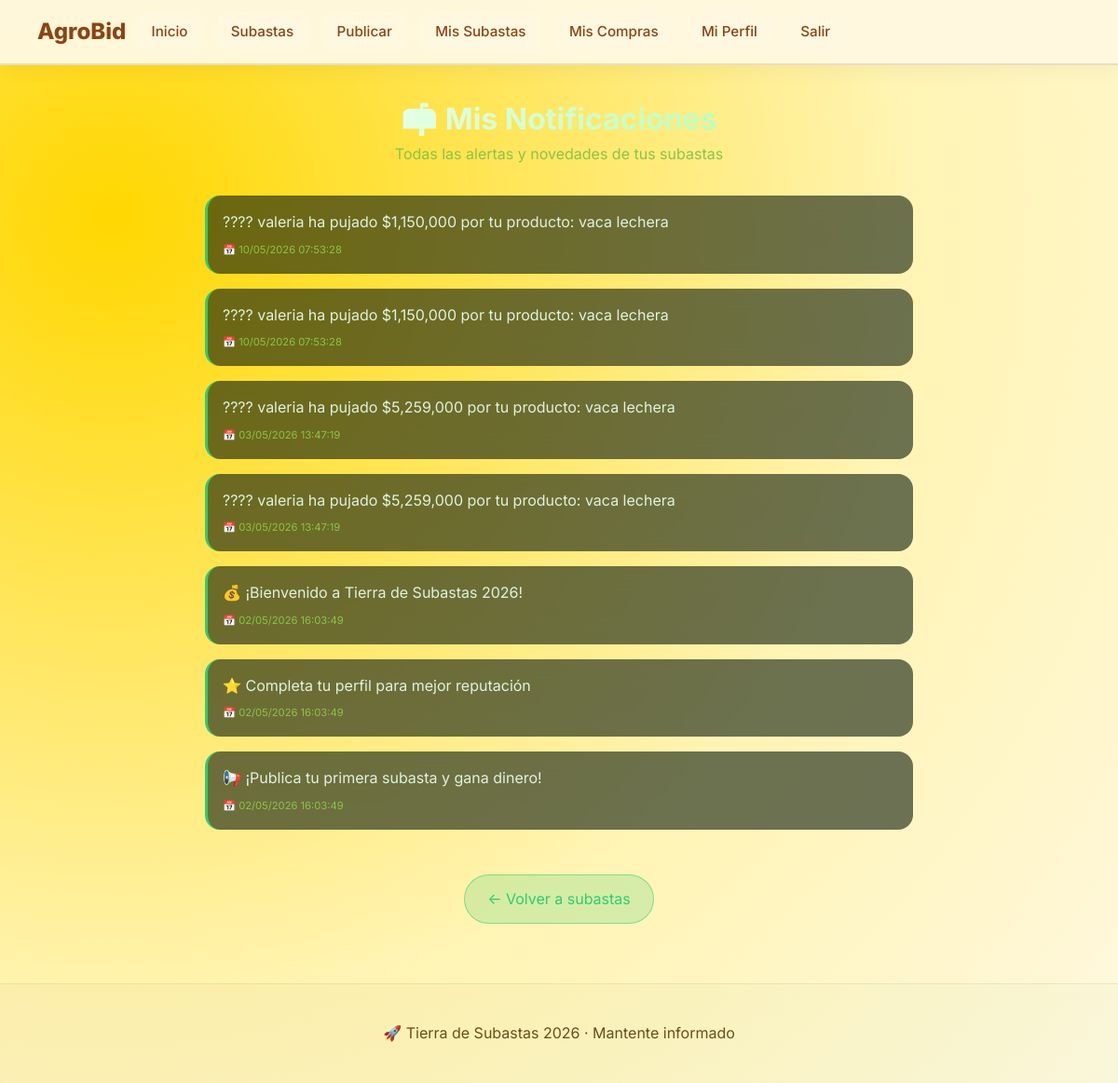
The page /Tierra-subastas/ver_notificaciones.php (signed in) on the database its author committed.
### tables this page shows
CREATE TABLE `notificaciones` (
  `id` int(11) NOT NULL,
  `usuario_id` int(11) NOT NULL,
  `subasta_id` int(11) DEFAULT NULL,
  `mensaje` text NOT NULL,
  `tipo` varchar(20) DEFAULT 'puja',
  `leido` tinyint(1) DEFAULT 0,
  `fecha` datetime DEFAULT current_timestamp()
);

### Tierra-subastas/ver_notificaciones.php (the view, shortened to what this page needs)
<?php
include("includes/conexion.php");
$user_id = $_SESSION['user_id'];
mysqli_query($conexion, "UPDATE notificaciones SET leido = 1 WHERE usuario_id = $user_id");
$sql = "SELECT * FROM notificaciones WHERE usuario_id = $user_id ORDER BY fecha DESC";
$resultado = mysqli_query($conexion, $sql);
$total_notif = mysqli_num_rows($resultado);
?>
<!DOCTYPE html>
<html lang="es">
<head>
    <link rel="stylesheet" href="css/estilos.css">
</head>
<body>
<header class="header">
 <nav class="menu">
    <div class="logo"> AgroBid</div>
    <a href="index.php">Inicio</a>
    <a href="subastas.php">Subastas</a>
    <a href="publicar.php">Publicar</a>
    <a href="mis_subastas.php">Mis Subastas</a>
    <a href="mis_compras.php">Mis Compras</a>
    <a href="perfil.php">Mi Perfil</a>
    <a href="logout.php">Salir</a>
</nav>
</header>
<div class="notif-container">
    <div class="notif-header">
        <h2>📬 Mis Notificaciones</h2>
        <p>Todas las alertas y novedades de tus subastas</p>
    </div>
    <?php if($total_notif > 0): ?>
        <?php while($notif = mysqli_fetch_assoc($resultado)): ?>
            <div class="notif-card">
                <div class="notif-mensaje">
                    <?php echo htmlspecialchars($notif['mensaje']); ?>
                </div>
                <div class="notif-fecha">
                    📅 <?php echo date('d/m/Y H:i:s', strtotime($notif['fecha'])); ?>
                </div>
            </div>
        <?php endwhile; ?>
        <div style="text-align: center;">
            <a href="subastas.php" class="btn-volver">← Volver a subastas</a>
        </div>
    <?php endif; ?>
</div>
<footer class="footer">
    <p>🚀 Tierra de Subastas 2026 · Mantente informado</p>
</footer>
</body>
</html>

### Tierra-subastas/css/estilos.css (style rules this page uses)
:root { --maiz: #ffd700; --maiz-oscuro: #e6c200; --maiz-claro: #fff4b3; --maiz-suave: #fff8e0; --esperanza: #32cd32; --esperanza-oscuro: #28a828; --calabaza: #ff8c00; --calabaza-oscuro: #e67e00; --cielo: #1e90ff; --cielo-oscuro: #187bdf; --tomate: #ff4500; --tomate-oscuro: #e63e00; --chocolate: #8b4513; --chocolate-claro: #a0522d; --chocolate-oscuro: #5a2d0c; --dark: #5a3d0c; --darker: #3d2908; --gray-bg: #f5e6b8; --gray-card: #fff8e8; --text-light: #3d2908; --text-gray: #6b4c1a; --border-radius: 20px; --border-radius-sm: 14px; --transition: all 0.4s cubic-bezier(0.2, 0.9, 0.4, 1.1); --shadow: 0 20px 40px -12px rgba(0, 0, 0, 0.15); --shadow-sm: 0 4px 12px rgba(0, 0, 0, 0.08); --shadow-hover: 0 30px 50px -15px rgba(0, 0, 0, 0.2); --shadow-glow: 0 0 20px rgba(50, 205, 50, 0.3); }
* { margin: 0; padding: 0; box-sizing: border-box; }
body { font-family: 'Inter', -apple-system, BlinkMacSystemFont, 'Segoe UI', sans-serif; background: radial-gradient(circle at 10% 20%, var(--maiz) 0%, var(--maiz-claro) 60%, var(--maiz-suave) 100%); color: var(--text-light); line-height: 1.6; min-height: 100vh; }
.header { background: rgba(255, 248, 224, 0.96); backdrop-filter: blur(16px); border-bottom: 2px solid rgba(139, 69, 19, 0.15); padding: 0.75rem 2.5rem; display: flex; justify-content: space-between; align-items: center; flex-wrap: wrap; gap: 1rem; position: sticky; top: 0; z-index: 1000; box-shadow: 0 4px 25px rgba(0, 0, 0, 0.05); }
.logo { display: flex; align-items: center; gap: 1rem; font-size: 1.5rem; font-weight: 800; color: var(--chocolate); text-decoration: none; }
.menu { display: flex; gap: 0.5rem; flex-wrap: wrap; }
.menu a { color: var(--chocolate); text-decoration: none; font-weight: 500; padding: 0.6rem 1.2rem; border-radius: 40px; transition: var(--transition); font-size: 0.95rem; position: relative; backdrop-filter: blur(4px); }
.footer { text-align: center; padding: 2.5rem; border-top: 1px solid rgba(139, 69, 19, 0.1); margin-top: 4rem; color: var(--text-gray); background: linear-gradient(135deg, rgba(139, 69, 19, 0.03), rgba(50, 205, 50, 0.03)); }

### Tierra-subastas/ver_notificaciones.php (style rules this page uses)
.notif-container { max-width: 800px; margin: 2rem auto; padding: 0 20px; position: relative; z-index: 2; }
.notif-header { text-align: center; margin-bottom: 2rem; }
.notif-header h2 { font-size: 2rem; background: linear-gradient(135deg, #ffffff, #a3ffa3); -webkit-background-clip: text; background-clip: text; color: transparent; }
.notif-header p { color: #8bc34a; }
.notif-card { background: rgba(10, 25, 10, 0.6); backdrop-filter: blur(15px); border-radius: 16px; padding: 1rem; margin-bottom: 1rem; border-left: 3px solid #2ecc71; transition: all 0.3s; }
.notif-mensaje { font-size: 1rem; color: #e0f2e0; }
.notif-fecha { font-size: 0.7rem; color: #8bc34a; margin-top: 8px; }
.btn-volver { display: inline-block; margin-top: 2rem; padding: 0.8rem 1.5rem; background: rgba(46, 204, 113, 0.2); border: 1px solid rgba(46, 204, 113, 0.5); border-radius: 50px; color: #2ecc71; text-decoration: none; transition: all 0.3s; }

### rows shown on the page
notificaciones: mensaje "???? valeria ha pujado $1,150,000 por tu producto: vaca lechera", fecha "10/05/2026 07:53:28"
notificaciones: mensaje "???? valeria ha pujado $1,150,000 por tu producto: vaca lechera", fecha "10/05/2026 07:53:28"
notificaciones: mensaje "???? valeria ha pujado $5,259,000 por tu producto: vaca lechera", fecha "03/05/2026 13:47:19"
notificaciones: mensaje "???? valeria ha pujado $5,259,000 por tu producto: vaca lechera", fecha "03/05/2026 13:47:19"
notificaciones: mensaje "💰 ¡Bienvenido a Tierra de Subastas 2026!", fecha "02/05/2026 16:03:49"
notificaciones: mensaje "⭐ Completa tu perfil para mejor reputación", fecha "02/05/2026 16:03:49"
notificaciones: mensaje "📢 ¡Publica tu primera subasta y gana dinero!", fecha "02/05/2026 16:03:49"
